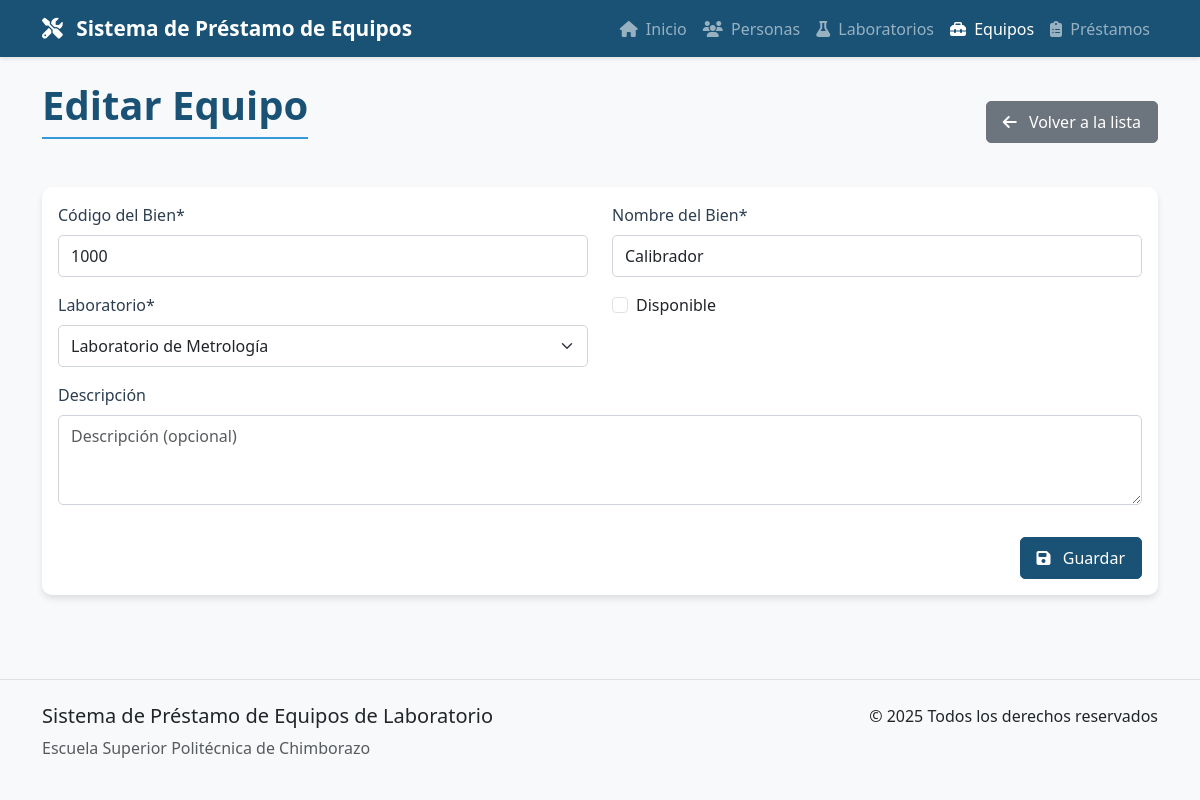
Page /equipos/4/editar/ on the committed database.
### prestamos/models.py (models this page shows, shortened)
class Equipo(models.Model):
    codigo = models.CharField(max_length=20, unique=True, verbose_name="Código del Bien")
    nombre = models.CharField(max_length=100, verbose_name="Nombre del Bien")
    descripcion = models.TextField(blank=True, null=True, verbose_name="Descripción")
    laboratorio = models.ForeignKey(Laboratorio, on_delete=models.CASCADE, related_name="equipos", verbose_name="Laboratorio")
    disponible = models.BooleanField(default=True, verbose_name="Disponible")
    fecha_registro = models.DateTimeField(auto_now_add=True, verbose_name="Fecha de Registro")
    class Meta:
        verbose_name = "Equipo"
        verbose_name_plural = "Equipos"
        ordering = ['codigo']

### prestamos/views.py (the view, shortened to what this page needs)
# urls.py: path('equipos/<int:pk>/editar/', views.EquipoUpdateView.as_view(), name='equipo_update'),
class EquipoUpdateView(UpdateView):
    model = Equipo
    form_class = EquipoForm
    template_name = 'prestamos/equipo_form.html'

### prestamos/forms.py
class EquipoForm(forms.ModelForm):
    class Meta:
        model = Equipo
        fields = ['codigo', 'nombre', 'descripcion', 'laboratorio', 'disponible']
        widgets = {
            'codigo': forms.TextInput(attrs={'class': 'form-control', 'placeholder': 'Código del bien'}),
            'nombre': forms.TextInput(attrs={'class': 'form-control', 'placeholder': 'Nombre del bien'}),
            'descripcion': forms.Textarea(attrs={'class': 'form-control', 'rows': 3, 'placeholder': 'Descripción (opcional)'}),
            'laboratorio': forms.Select(attrs={'class': 'form-select'}),
            'disponible': forms.CheckboxInput(attrs={'class': 'form-check-input'}),
        }

### prestamos/models.py (called while the page is built)
    def __str__(self):
        return self.nombre

### templates/prestamos/equipo_form.html (shortened to what this page needs)
{% extends 'base.html' %}
{% load static %}
{% load crispy_forms_tags %}
{% block page_title %}
{% if form.instance.pk %}Editar Equipo{% else %}Nuevo Equipo{% endif %}
{% endblock %}
{% block page_actions %}
<a href="{% url 'equipo_list' %}" class="btn btn-secondary">
    <i class="fas fa-arrow-left me-2"></i> Volver a la lista
</a>
{% endblock %}
{% block content %}
<div class="card">
    <div class="card-body">
        <form method="post" novalidate>
            <div class="row">
                <div class="col-md-6">
                    {{ form.codigo|as_crispy_field }}
                </div>
                <div class="col-md-6">
                    {{ form.nombre|as_crispy_field }}
                </div>
            </div>
            <div class="row">
                <div class="col-md-6">
                    {{ form.laboratorio|as_crispy_field }}
                </div>
                <div class="col-md-6">
                    {{ form.disponible|as_crispy_field }}
                </div>
            </div>
            <div class="row">
                <div class="col-md-12">
                    {{ form.descripcion|as_crispy_field }}
                </div>
            </div>
            <div class="d-flex justify-content-end mt-3">
                <button type="submit" class="btn btn-primary">
                    <i class="fas fa-save me-2"></i> Guardar
                </button>
            </div>
        </form>
    </div>
</div>
{% endblock %}

### static/css/main.css (style rules this page uses)
:root { --primary-color: #1a5276; --secondary-color: #2874a6; --accent-color: #3498db; --success-color: #27ae60; --warning-color: #f39c12; --danger-color: #c0392b; --light-color: #ecf0f1; --dark-color: #2c3e50; --gray-color: #95a5a6; }
body { font-family: 'Segoe UI', Tahoma, Geneva, Verdana, sans-serif; display: flex; flex-direction: column; min-height: 100vh; background-color: #f8f9fa; }
.card { border: none; border-radius: 10px; box-shadow: 0 4px 6px rgba(0, 0, 0, 0.1); transition: transform 0.3s ease, box-shadow 0.3s ease; margin-bottom: 1.5rem; }
.btn { border-radius: 5px; font-weight: 500; padding: 0.5rem 1rem; transition: all 0.3s ease; }
.btn-primary { background-color: var(--primary-color); border-color: var(--primary-color); }
.form-control, .form-select { border-radius: 5px; border: 1px solid #ced4da; padding: 0.5rem 0.75rem; transition: border-color 0.3s ease, box-shadow 0.3s ease; }
.form-label { font-weight: 500; color: var(--dark-color); }

### rows in the picture
Equipo: codigo "1000", nombre "Calibrador", laboratorio "Laboratorio de Metrología"
